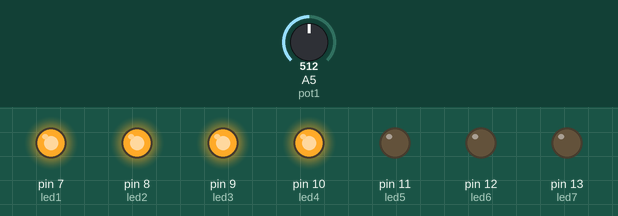
Recording of a sketch running on a simulated Arduino Uno, built with avr-gcc and run on an emulated ATmega328P. Shown: output pins drawn as LEDs (lit = HIGH). Inputs (shaded band) come from the test bench; at power-on: A5 (pot1) = 512.

Above: at 1.2 s.
1.3 s: A5 (pot1) set to 626
2.8 s: A5 (pot1) set to 652
At 3.7 s:
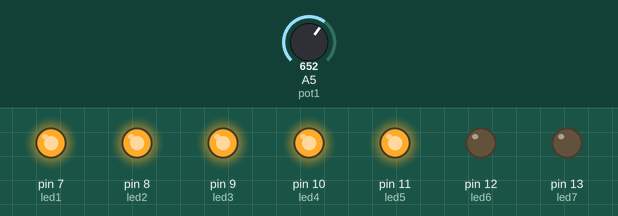
4.3 s: A5 (pot1) set to 511
At 4.8 s:
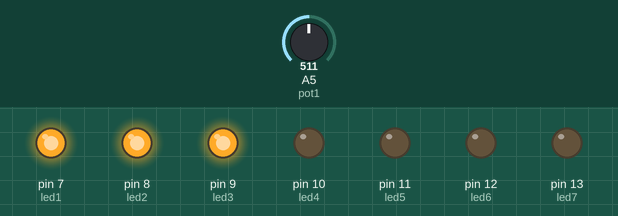
5.8 s: A5 (pot1) set to 396
7.3 s: A5 (pot1) set to 366
At 8.3 s:
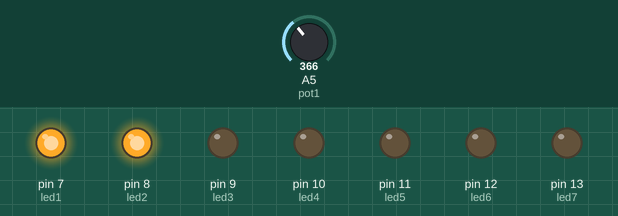
8.8 s: A5 (pot1) set to 716
At 9.4 s:
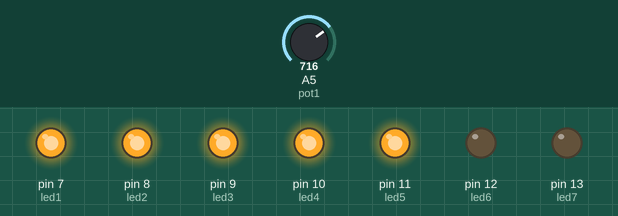
Timing chart, 0 to 11.3 s (numbered marks = the images above; inputs shaded):
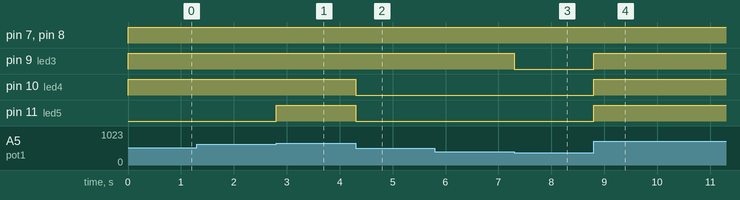

Measured:
- the behaviour switches between 639 and 640 on A5 (pot1) (found by bisection; images 0 and 1)
- the behaviour switches between 384 and 383 on A5 (pot1) (found by bisection; images 2 and 3)
- after the input at 1.3 s, every drawn part: stays the same
- after the input at 2.8 s, pin 11 (led5): LOW → HIGH at once
- after the input at 4.3 s, pin 10 (led4), pin 11 (led5): HIGH → LOW at once
- after the input at 5.8 s, every drawn part: stays the same
- after the input at 7.3 s, pin 9 (led3): HIGH → LOW at once
- after the input at 8.8 s, pin 9 (led3), pin 10 (led4), pin 11 (led5): LOW → HIGH at once

The sketch:

OP3_POTI.ino
```cpp
const int led1 = 7;
const int led2 = 8;
const int led3 = 9;
const int led4 = 10;
const int led5 = 11;
const int led6 = 12;
const int led7 = 13;

const int pot1 = A5;

int potValue = 0;

void setup() {
    //Zet pins van led op output
    pinMode(led1, OUTPUT);
    pinMode(led2, OUTPUT);
    pinMode(led3, OUTPUT);
    pinMode(led4, OUTPUT);
    pinMode(led5, OUTPUT);
    pinMode(led6, OUTPUT);
    pinMode(led7, OUTPUT);
}

void loop() {
    //Waarde van de potmeter
    potValue = analogRead(pot1);

    //De 1024 waardes van de potmeter omzetten naar 9 waardes(in simulatie is 8 genoeg, potmeter in het echt was iets minder precies denk ik)
    int val = map(potValue, 0, 1023, 0, 8);
    //Als de omgezette waarde meer dan 0 is lamp 1 aan etc...
    //TODO for loop van maken?
    if (val > 0) {
        digitalWrite(led1, 1);
    } else {
        digitalWrite(led1, 0);
    }
    if (val > 1) {
        digitalWrite(led2, 1);
    } else {
        digitalWrite(led2, 0);
    }
    if (val > 2) {
        digitalWrite(led3, 1);
    } else {
        digitalWrite(led3, 0);
    }
    if (val > 3) {
        digitalWrite(led4, 1);
    } else {
        digitalWrite(led4, 0);
    }
    if (val > 4) {
        digitalWrite(led5, 1);
    } else {
        digitalWrite(led5, 0);
    }
    if (val > 5) {
        digitalWrite(led6, 1);
    } else {
        digitalWrite(led6, 0);
    }
    if (val > 6) {
        digitalWrite(led7, 1);
    } else {
        digitalWrite(led7, 0);
    }
}
```
